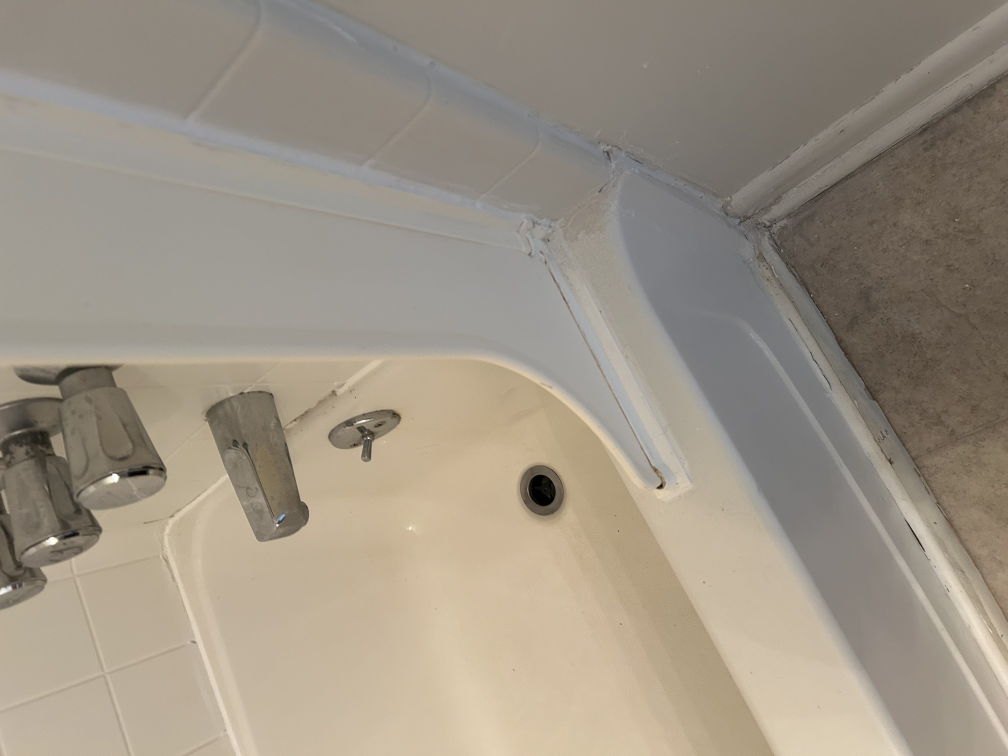
#> input picture data/before.jpeg, 4032 x 3024 px (shown at 1/4 size); the run also reads 1 picture not shown here
$ python make_demo.py data/before.jpeg data/after.jpeg
#> lines starting #> are read from the running program, lines starting #| are printed output that depends on the picture
### pipeline.py
"""
pipeline.py  (Person 1)

compare_photos(before_path, after_path) -> list[dict]

Sends a move-in (BEFORE) photo and a move-out (AFTER) photo to Gemma 4 through
the Gemini API and returns a list of POSSIBLE differences. Each item looks like:

    {"description": "Dark scuff mark on wall left of door",
     "location":    "Left wall near door",
     "category":    "damage",      # damage | stain | missing_item | cleanliness | other
     "severity":    "minor",       # minor | moderate | major
     "confidence":  "high"}        # low | medium | high

Quick tests from the terminal:
    python pipeline.py --ping                      # check key + model work (text only)
    python pipeline.py before.jpg after.jpg        # compare one pair
    python pipeline.py before.jpg after.jpg --raw  # also print the raw model text
    python pipeline.py before.jpg after.jpg --no-cache
    python pipeline.py before.jpg after.jpg --sensitivity=5   # 1 (low) to 5 (high), default 3

Environment (.env file, never committed):
    GEMINI_API_KEY=your_key_here
    GEMMA_MODEL=gemma-4-31b-it        # optional; or gemma-4-26b-a4b-it
    USE_FAKE=1                        # optional; return fake data, no API call
"""
import hashlib
import json
import os
import re
import sys
import time
from pathlib import Path

from dotenv import load_dotenv
from PIL import Image, ImageOps

load_dotenv()

MODEL = os.environ.get("GEMMA_MODEL", "gemma-4-31b-it")
PROMPT_VERSION = "v1"          # bump this when you change PROMPT so old cache is ignored
CACHE_DIR = Path("cache")
MAX_SIDE = int(os.environ.get("IMAGE_MAX_SIDE", "1280"))   # shrink big phone photos: faster, fewer errors

CATEGORIES = {"damage", "stain", "missing_item", "cleanliness", "other"}
SEVERITIES = {"minor", "moderate", "major"}
CONFIDENCES = {"low", "medium", "high"}

PROMPT = """You are helping a tenant document the condition of a rental unit.
You are given two photos of the same area. The FIRST image is the BEFORE photo
(move-in). The SECOND image is the AFTER photo (move-out).

List visible differences that could affect a security deposit, such as new
damage, stains, missing items, or cleanliness problems. Ignore differences
caused only by lighting, camera angle, shadows, or items that were simply moved,
unless they hide damage. Only report what you can clearly see. If you are not
sure, set confidence to "low". Do not guess about anything outside the photos.

Return ONLY valid JSON: a list of objects with keys description, location,
category (damage, stain, missing_item, cleanliness, other), severity (minor,
moderate, major), confidence (low, medium, high). If there are no meaningful
differences, return [].
"""

# Added to the prompt so the app's "AI Sensitivity" slider (1-5) really changes the model's behavior.
SENSITIVITY_TEXT = {
    1: "Sensitivity 1 of 5 (low): report only clear, significant problems. Ignore minor scuffs, small marks, and normal wear and tear.",
    2: "Sensitivity 2 of 5: report clear problems. Mention minor marks only if they are plainly visible.",
    3: "Sensitivity 3 of 5 (default): report clear differences, including minor ones you can see plainly.",
    4: "Sensitivity 4 of 5: also report small marks, scuffs, and light staining when you can see them.",
    5: "Sensitivity 5 of 5 (high): report even small or subtle differences you can see, marking uncertain ones with low confidence.",
}

FAKE_RESULT = [{
    "description": "Example: scuff mark on wall",
    "location": "Left wall",
    "category": "damage",
    "severity": "minor",
    "confidence": "high",
}]

LAST_RAW = ""   # the most recent raw model text, handy for debugging


class PipelineError(Exception):
    """Raised with a message that is safe to show to the user."""


# --------------------------------------------------------------------------- client
_client = None


def have_server_key():
    """True if this server/computer has a GEMINI_API_KEY set (in .env, the environment, or Streamlit secrets)."""
    return bool(os.environ.get("GEMINI_API_KEY", "").strip())


def _get_client(api_key=None):
    """api_key: a key supplied by the person using the app. It is used for that call only and
    is never saved or shared. Without it, the server's own GEMINI_API_KEY is used."""
    global _client
    from google import genai   # imported here so fake mode works without the package
    if api_key and api_key.strip():
        return genai.Client(api_key=api_key.strip())     # not cached: one visitor's key never reaches another
    if _client is None:
        key = os.environ.get("GEMINI_API_KEY", "").strip()
        if not key:
            raise PipelineError("No API key is set. Add GEMINI_API_KEY to your .env file, or paste your own key in the app.")
        _client = genai.Client(api_key=key)
    return _client


# [13 lines left out: function _friendly, not called in this run]


def _generate(contents, api_key=None):
    """One model call with a short retry on rate limits. Returns the response text."""
    try:
        from google.genai import types
    except ImportError as e:
        raise PipelineError("Package missing. Run: pip install google-genai") from e
    client = _get_client(api_key)
    for attempt in range(4):
        try:
            response = client.models.generate_content(
                model=MODEL,
                contents=contents,
                config=types.GenerateContentConfig(temperature=0),
            )
            return response.text or ""
        except Exception as e:                      # noqa: BLE001
            code = getattr(e, "code", None)
            if code in (429, 500, 503, 504) and attempt < 3:
                wait = 15 if code == 429 else 5 * (attempt + 1)   # temporary: wait, then retry
                print(f"(model busy, error {code}; retrying in {wait}s...)", file=sys.stderr)
                time.sleep(wait)
                continue
            raise PipelineError(_friendly(e)) from e
    return ""


# --------------------------------------------------------------------------- images
def _load_image(path):
    img = Image.open(path)
    img = ImageOps.exif_transpose(img)     # phone photos are often stored rotated
    img = img.convert("RGB")
    img.thumbnail((MAX_SIDE, MAX_SIDE))
    return img


# --------------------------------------------------------------------------- parsing
# [41 lines left out: functions _extract_json, _normalize, not called in this run]


# --------------------------------------------------------------------------- cache
def _cache_path(before_path, after_path, sensitivity=3):
    h = hashlib.sha256()
    for p in (before_path, after_path):
        h.update(Path(p).read_bytes())
    h.update(f"{MODEL}|{PROMPT_VERSION}|{sensitivity}".encode())
    return CACHE_DIR / f"{h.hexdigest()[:24]}.json"


# --------------------------------------------------------------------------- main function
def compare_photos(before_path, after_path, use_cache=True, sensitivity=3, api_key=None):
    """Return a list of possible differences between two photos (see module docstring).
    sensitivity: 1 (report only clear, significant problems) to 5 (report subtle ones too).
    api_key: optional. A visitor's own Gemini key; if omitted, the server's GEMINI_API_KEY is used."""
    global LAST_RAW

    if os.environ.get("USE_FAKE") == "1":
        return [dict(x) for x in FAKE_RESULT]

    try:
        sensitivity = min(5, max(1, int(sensitivity)))
    except (TypeError, ValueError):
        sensitivity = 3

    cache_file = _cache_path(before_path, after_path, sensitivity)
    if use_cache and cache_file.exists():
        return json.loads(cache_file.read_text())

    before, after = _load_image(before_path), _load_image(after_path)
    prompt = PROMPT + "\n" + SENSITIVITY_TEXT[sensitivity] + "\nNever report anything you cannot clearly see."

    items, last_error = None, None
    for _ in range(2):                                  # one retry if the JSON is bad
        LAST_RAW = _generate([before, after, prompt], api_key)
        try:
            items = _normalize(_extract_json(LAST_RAW))
            break
        except ValueError as e:
            last_error = e
    if items is None:
        raise PipelineError(f"The model's answer could not be read ({last_error}). Try again.")

    CACHE_DIR.mkdir(exist_ok=True)
    cache_file.write_text(json.dumps(items, indent=2))
    return items


# --------------------------------------------------------------------------- command line
# [27 lines that do not run on import are left out]

### make_demo.py
"""
make_demo.py -- creates the saved example that anyone can open in the app WITHOUT an API key.

Run it ONCE on a computer that has a working key (venv active, in the project folder):
    python make_demo.py data/before.jpeg data/after.jpeg

What it does:
  1. checks the photos contain no GPS location data (the repo is public)
  2. runs the real AI on the pair
  3. saves copies of the photos and the AI's answer in the demo/ folder

Then commit the demo/ folder (git add demo) and push it. The app shows a
"Load the saved example" button whenever demo/demo.json exists.
"""
import json
import os
import shutil
import sys

from PIL import Image

from pipeline import PipelineError, compare_photos


def has_gps(path) -> bool:
#> called with path = 'data/before.jpeg'
    try:
        return bool(Image.open(path).getexif().get_ifd(0x8825))   # 0x8825 = GPS info
    except Exception:
        return False


if len(sys.argv) != 3:
    print(__doc__)
    sys.exit(1)

before_src, after_src = sys.argv[1], sys.argv[2]
for p in (before_src, after_src):
    if not os.path.exists(p):
        print(f"ERROR: file not found: {p}")
        sys.exit(1)
    if has_gps(p):
        print(f"ERROR: {p} still contains GPS location data. Remove it first (see check_photos.py).")
        sys.exit(1)

try:
    items = compare_photos(before_src, after_src)
#> in compare_photos, `sensitivity = min(5, max(1, int(sensitivity)))`: sensitivity = 3
#> in _load_image, img is the input picture: PIL image 4032x3024 RGB; mean R, G, B 156.6, 147.1, 132.9
#> in _load_image, `img = ImageOps.exif_transpose(img)`:
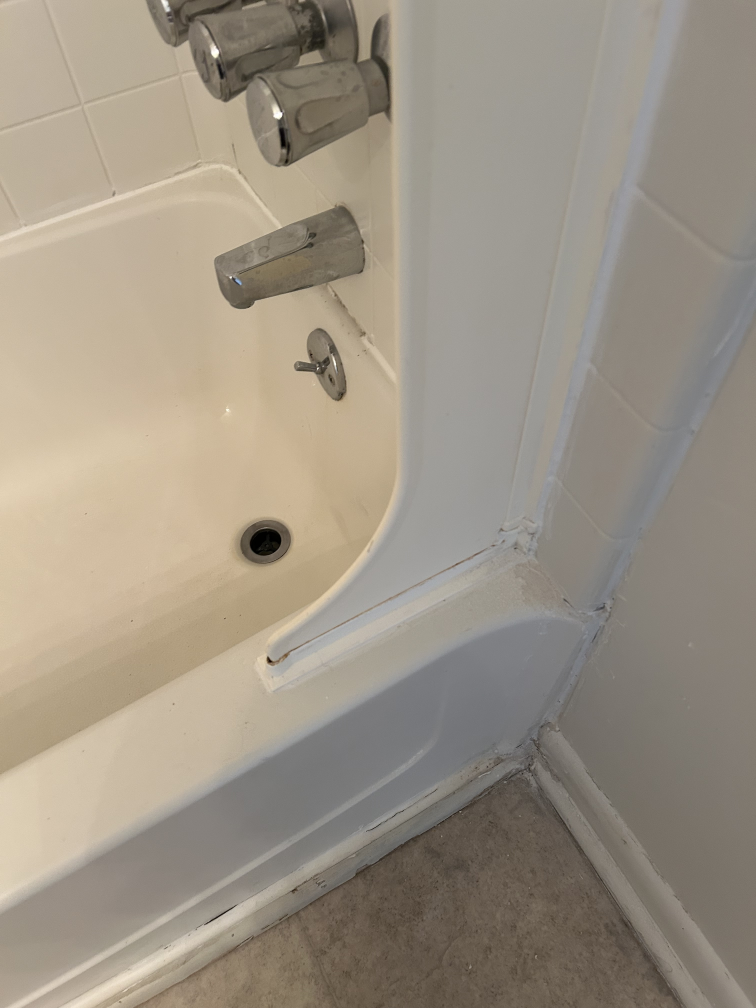
#> img: PIL image 3024x4032 RGB (shown at 1/4 size); mean R, G, B 156.6, 147.1, 132.9
#> call 2 of _load_image, with path = 'data/after.jpeg'
#> in _load_image (call 2), `img.thumbnail((MAX_SIDE, MAX_SIDE))`:
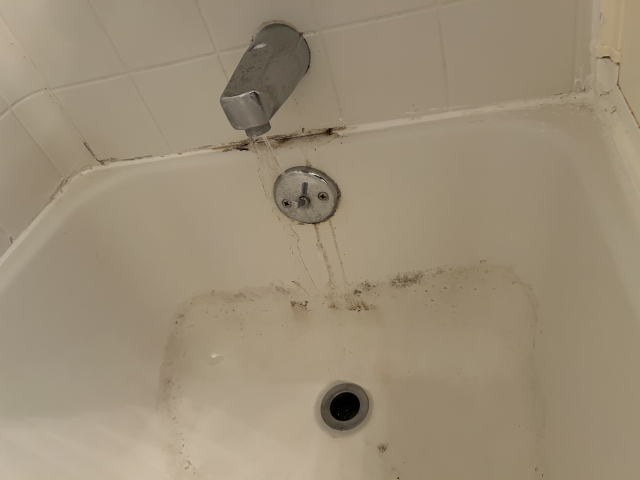
#> img: PIL image 1280x960 RGB (shown at 1/2 size); mean R, G, B 155.7, 141.6, 118.9
except PipelineError as e:
    print("ERROR:", e)
#> (the run stopped early here; a loop or call above may not have finished)
